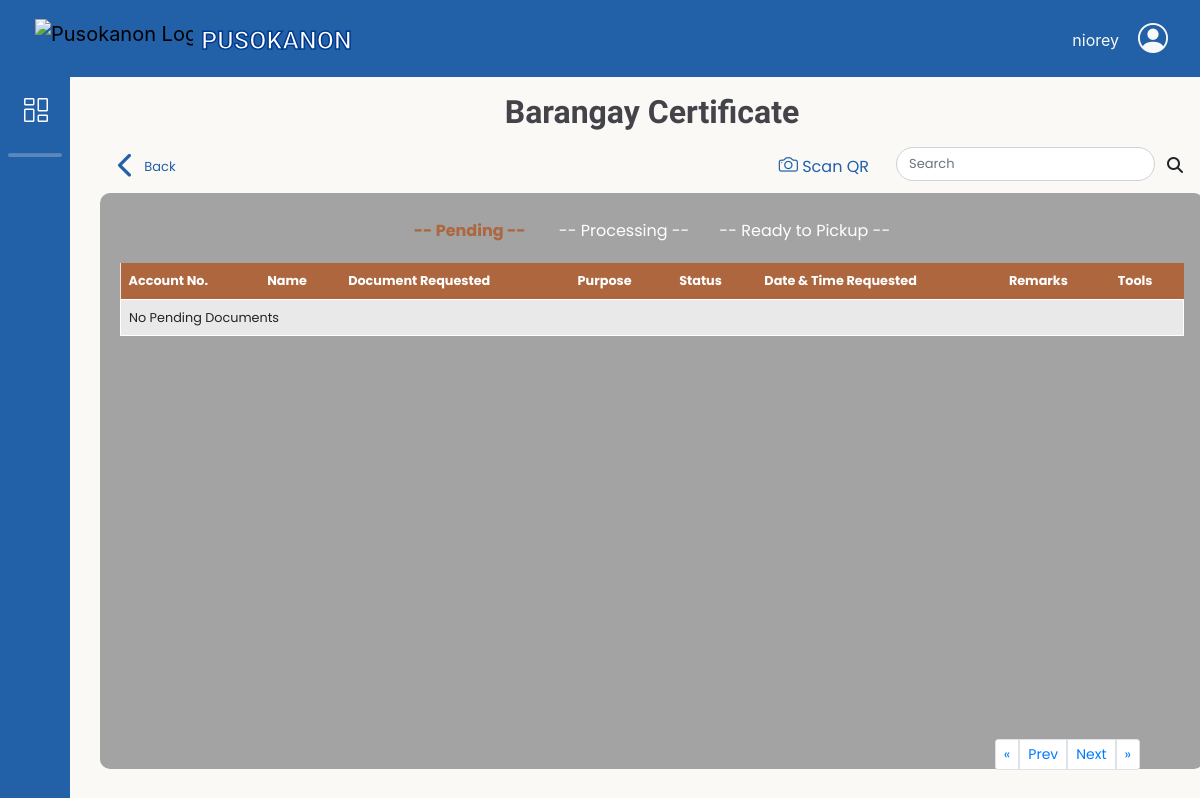
The app's page /adminbejo/Barangay-Certificate.php (signed in), older data.
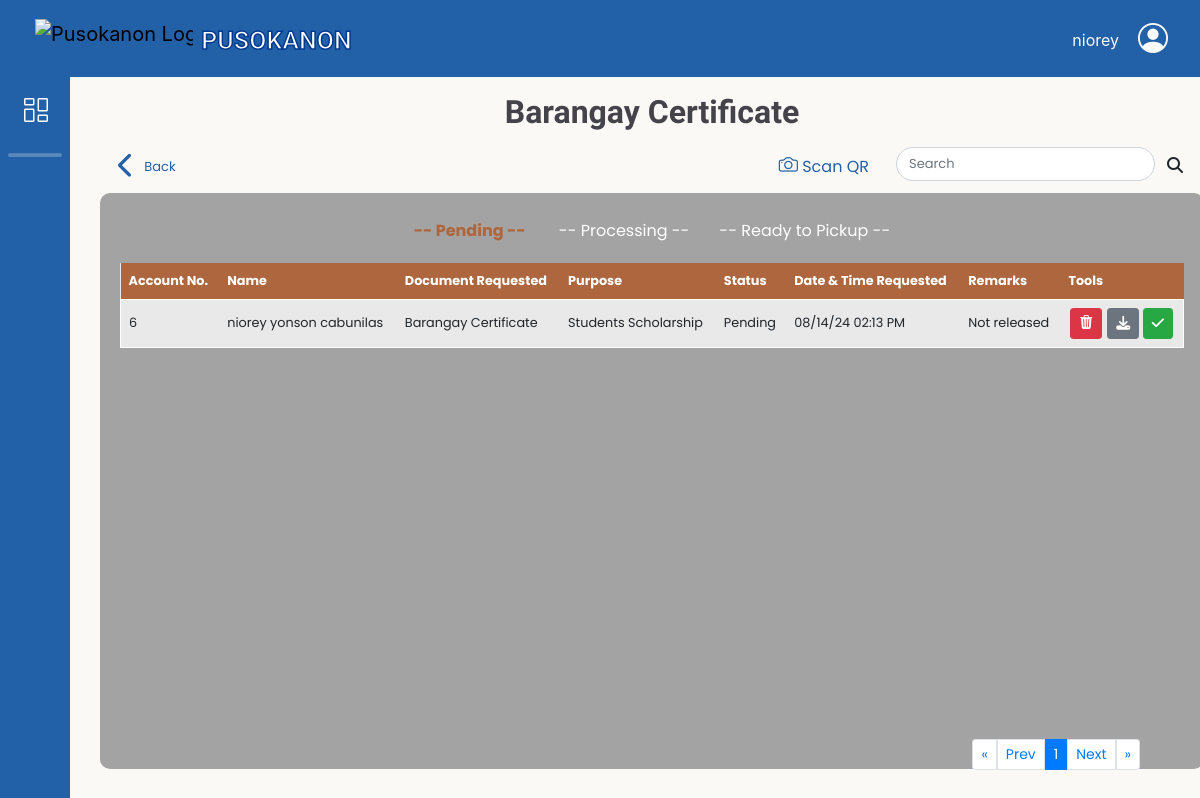
The same page, newer data.
### tables this page shows
CREATE TABLE `request_doc` (
  `doc_ID` int(11) NOT NULL,
  `res_id` int(11) NOT NULL,
  `docType_id` int(11) NOT NULL,
  `purpose_id` int(11) NOT NULL,
  `purpose_name` varchar(255) DEFAULT NULL,
  `stat` varchar(50) NOT NULL DEFAULT 'Pending',
  `date_req` timestamp NOT NULL DEFAULT current_timestamp(),
  `date_processed` timestamp NULL DEFAULT current_timestamp() ON UPDATE current_timestamp(),
  `remarks` varchar(100) DEFAULT 'Not released',
  `request_id` varchar(20) NOT NULL,
  `qrCode_image` varchar(200) NOT NULL,
  `document_requirements` varchar(64) NOT NULL
);

CREATE TABLE `resident_users` (
  `res_ID` int(11) NOT NULL,
  `res_fname` varchar(50) NOT NULL,
  `res_lname` varchar(50) NOT NULL,
  `res_midname` varchar(50) NOT NULL,
  `res_suffix` varchar(10) DEFAULT NULL,
  `gender` varchar(10) NOT NULL,
  `birth_date` date NOT NULL,
  `civil_status` varchar(20) NOT NULL,
  `citizenship` varchar(30) NOT NULL,
  `place_birth` varchar(100) NOT NULL,
  `contact_no` varchar(13) NOT NULL,
  `res_email` varchar(100) NOT NULL,
  `addr_sitio` varchar(50) NOT NULL,
  `res_password` varchar(100) NOT NULL,
  `profile_picture` varchar(200) DEFAULT NULL,
  `registered_voter` varchar(15) NOT NULL,
  `userRole_id` int(11) NOT NULL,
  `verification_image` varchar(128) DEFAULT NULL,
  `register_at` datetime NOT NULL DEFAULT current_timestamp(),
  `reset_token_hash` varchar(64) DEFAULT NULL,
  `reset_token_expires_at` datetime DEFAULT NULL,
  `account_active_status` varchar(16) NOT NULL DEFAULT 'Unregistered'
);

CREATE TABLE `doc_type` (
  `docType_id` int(11) NOT NULL,
  `doc_name` varchar(100) NOT NULL,
  `doc_amount` int(11) NOT NULL
);

### db/DBconn.php (called while the page is built, shortened)
<?php
function decryptData($data){
	return openssl_decrypt($data, 'aes-256-cbc', ENCRYPTION_KEY, 0, ENCRYPTION_KEY);
}
function fetchdocsRequest($pdo,$doctype ,$status, $limit, $offset)
{
	$sql = "SELECT
				ru.res_id, ru.res_email AS res_email, doc_ID, stat,
				CONCAT(ru.res_fname,' ', ru.res_midname,' ', ru.res_lname) AS resident_name,
				dt.doc_name AS document_name,
				rd.purpose_name AS purpose_name,
				rd.request_id,
				rd.date_req,
				rd.document_requirements,
				rd.remarks
			FROM request_doc rd
			INNER JOIN resident_users ru ON rd.res_id = ru.res_id
			INNER JOIN doc_type dt ON rd.docType_id = dt.docType_id
			INNER JOIN docs_purpose dp ON rd.purpose_id = dp.purpose_id
			WHERE dt.doc_name = :doctype AND stat = :status
			LIMIT :limit OFFSET :offset";
	$stmt = $pdo->prepare($sql);
	$stmt->bindParam(':status', $status, PDO::PARAM_STR);
	$stmt-> bindParam(':doctype', $doctype, PDO::PARAM_STR);
	$stmt->bindParam(':limit', $limit, PDO::PARAM_INT);
	$stmt->bindParam(':offset', $offset, PDO::PARAM_INT);
	$stmt->execute();
	return $stmt->fetchAll();
}

### adminbejo/Barangay-Certificate.php (the view, shortened to what the rows shown need)
<?php
    include '../db/DBconn.php';
    include 'headerAdmin.php';
    $search = isset($_GET['search']) ? $_GET['search'] : '';
    $docType = 'Barangay Certificate';
    $stmt = $pdo->prepare("SELECT COUNT(*) FROM request_doc WHERE docType_id = (SELECT docType_id FROM doc_type WHERE doc_name = :docType) AND stat = 'Pending'");
    $stmt->bindParam(':docType', $docType, PDO::PARAM_STR);
    $stmt->execute();
    $number_of_pending_results = $stmt->fetchColumn();
    $stmt = $pdo->prepare("SELECT COUNT(*) FROM request_doc WHERE docType_id = (SELECT docType_id FROM doc_type WHERE doc_name = :docType) AND stat = 'Processing'");
    $stmt->bindParam(':docType', $docType, PDO::PARAM_STR);
    $stmt->execute();
    $number_of_processing_results = $stmt->fetchColumn();
    $stmt = $pdo->prepare("SELECT COUNT(*) FROM request_doc WHERE docType_id = (SELECT docType_id FROM doc_type WHERE doc_name = :docType) AND stat = 'Ready to pickup'");
    $stmt->bindParam(':docType', $docType, PDO::PARAM_STR);
    $stmt->execute();
    $number_of_completed_results = $stmt->fetchColumn();
    $results_per_page = 5;
    $number_of_pending_pages = ceil($number_of_pending_results / $results_per_page);
    $number_of_processing_pages = ceil($number_of_processing_results / $results_per_page);
    $number_of_completed_pages = ceil($number_of_completed_results / $results_per_page);
    $pending_page = isset($_GET['pending_page']) ? (int)$_GET['pending_page'] : 1;
    $processing_page = isset($_GET['processing_page']) ? (int)$_GET['processing_page'] : 1;
    $completed_page = isset($_GET['completed_page']) ? (int)$_GET['completed_page'] : 1;
    $pending_page = max(1, min($pending_page, $number_of_pending_pages));
    $processing_page = max(1, min($processing_page, $number_of_processing_pages));
    $completed_page = max(1, min($completed_page, $number_of_completed_pages));
    $pending_offset = ($pending_page - 1) * $results_per_page;
    $processing_offset = ($processing_page - 1) * $results_per_page;
    $completed_offset = ($completed_page - 1) * $results_per_page;
    if($search != null) {
        $pending = fetchdocsRequestSearch($pdo, $docType,'Pending', $results_per_page, $pending_offset, $search);
        $Processing = fetchdocsRequestSearch($pdo, $docType,'Processing', $results_per_page, $processing_offset, $search);
        $completed = fetchdocsRequestSearch($pdo, $docType,'Ready to pickup', $results_per_page, $completed_offset, $search);
    } else {
        $pending = fetchdocsRequest($pdo, $docType,'Pending', $results_per_page, $pending_offset);
    }
?>
<link rel="stylesheet" href="css/slidingtableResidency.css">
<main>
    <div class="row">
        <div class="col-12 pt-3 d-flex justify-content-center">
            <h1 class="title"><?php echo $docType; ?></h1>
        </div>
    </div>
    <div id="searchresult" class="table-content" style="min-width: 92vw; width: 92vw; max-width: 95vw;">
        <div id="originalTable">
            <div id="table1Container" class="small-font">
                <table id="table1">
                    <thead>
                        <tr>
                            <th>Account No.</th>
                            <th>Name</th>
                            <th>Document Requested</th>
                            <th>Purpose</th>
                            <th>Status</th>
                            <th>Date & Time Requested</th>
                            <th>Remarks</th>
                            <th>Tools</th>
                        </tr>
                    </thead>
                    <tbody>
                        <?php if (empty($pending)): ?>
                            <tr><td colspan="8">No Pending Documents</td></tr>
                        <?php else: ?>
                            <?php foreach ($pending as $pendings): ?>
                                <tr>
                                <?php $dataDecrypt = decryptData($pendings['res_email']); ?>
                                    <td><?= htmlspecialchars($pendings['res_id']); ?></td>
                                    <td><?= htmlspecialchars($pendings['resident_name']); ?></td>
                                    <td><?= htmlspecialchars($pendings['document_name']); ?></td>
                                    <td><?= htmlspecialchars($pendings['purpose_name']); ?></td>
                                    <td><?= htmlspecialchars($pendings['stat']); ?></td>
                                    <td><?= date('m/d/y h:i A', strtotime($pendings['date_req'])); ?></td>
                                    <td><?= htmlspecialchars($pendings['remarks']); ?></td>
                                    <td>
                                        <div class="inline-tools">
                                            <div title="Delete" class="btn btn-danger btn-sm btn-1" onclick="trashCancelDocument('<?= htmlspecialchars($pendings['doc_ID']); ?>', '<?= htmlspecialchars($pendings['request_id']); ?>')"><i class="bi bi-trash3-fill"></i></div>
                                            <form class="status-form" action="../db/updateStatus.php" method="POST">
                                                <button title="Download" type="submit" name="status" value="Processing" class="btn btn-sm <?= $pendings['stat'] == 'Processing' ? 'btn-secondary' : 'btn-secondary'; ?>"><i class="fa-solid fa-download"></i></button>
                                                <button title="Approve" type="button" class="btn btn-sm <?= $pendings['stat'] == 'Ready to pickup' ? 'btn-success' : 'btn-success'; ?>" onclick="showSweetAlert('<?= htmlspecialchars($dataDecrypt); ?>', '<?= htmlspecialchars($pendings['resident_name']); ?>', '<?= htmlspecialchars($pendings['document_name']); ?>','<?= htmlspecialchars($pendings['doc_ID']); ?>', '<?= htmlspecialchars($pendings['res_id']); ?>')"><i class="fa-solid fa-check"></i></button>
                                            </form>
                                        </div>
                                    </td>
                                </tr>
                            <?php endforeach; ?>
                        <?php endif; ?>
                    </tbody>
                </table>
            </div>
        </div>
    </div>
</main>
<?php include 'footerAdmin.php';?>

Row changes from the older to the newer data that the page shows:
added request_doc: res.res_ID "6", resident_name "niorey yonson cabunilas", docType.doc_name "Barangay Certificate", purpose_name "Students Scholarship", stat "Pending", date_req "08/14/24 02:13 PM", remarks "Not released"
Text that changed along with them:
new list line: "1"
text no longer shown: "No Pending Documents"
